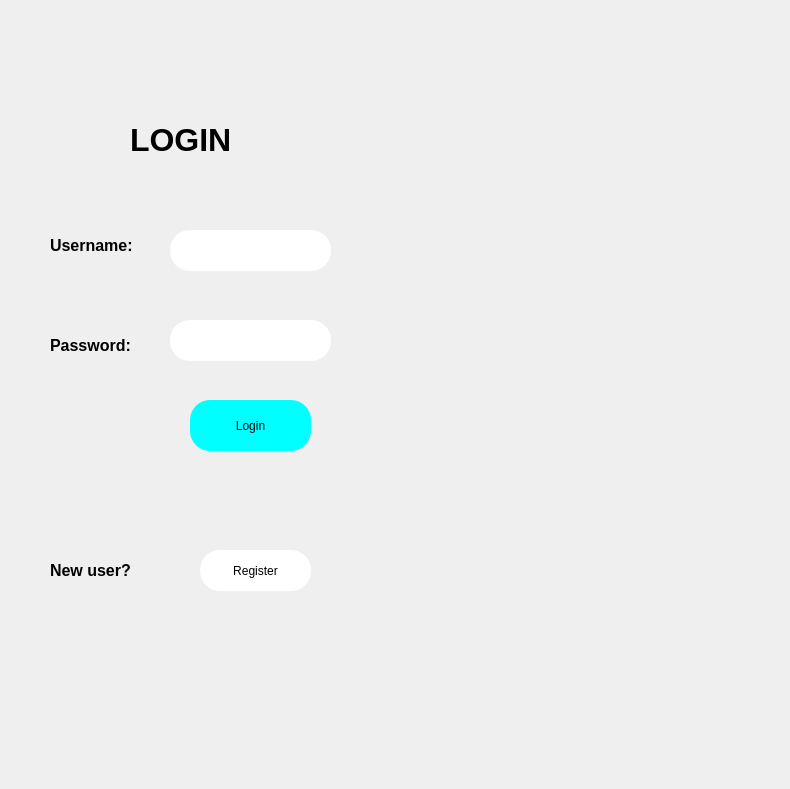
<?xml version="1.0" encoding="UTF-8"?>
<ui version="4.0">
 <class>Dialog</class>
 <widget class="QDialog" name="Dialog">
  <property name="geometry">
   <rect>
    <x>0</x>
    <y>0</y>
    <width>790</width>
    <height>789</height>
   </rect>
  </property>
  <property name="windowTitle">
   <string>Dialog</string>
  </property>
  <property name="styleSheet">
   <string notr="true">background-color:gb(170, 170, 255)</string>
  </property>
  <widget class="QLabel" name="error">
   <property name="geometry">
    <rect>
     <x>50</x>
     <y>250</y>
     <width>271</width>
     <height>31</height>
    </rect>
   </property>
   <property name="styleSheet">
    <string notr="true">font: 75 12pt &quot;MS Shell Dlg 2&quot;;
color:red;</string>
   </property>
   <property name="text">
    <string/>
   </property>
  </widget>
  <widget class="QWidget" name="widget1" native="true">
   <property name="geometry">
    <rect>
     <x>-10</x>
     <y>-10</y>
     <width>800</width>
     <height>800</height>
    </rect>
   </property>
   <property name="minimumSize">
    <size>
     <width>0</width>
     <height>0</height>
    </size>
   </property>
   <property name="maximumSize">
    <size>
     <width>800</width>
     <height>800</height>
    </size>
   </property>
   <property name="styleSheet">
    <string notr="true">QWidget#widget1{background-image: url(:/newPrefix/Downloads/login_img.jpg);}



</string>
   </property>
   <widget class="QLineEdit" name="namefield">
    <property name="geometry">
     <rect>
      <x>180</x>
      <y>240</y>
      <width>161</width>
      <height>41</height>
     </rect>
    </property>
    <property name="styleSheet">
     <string notr="true">background-color:rgb(255, 255, 255);
border-radius:20px;
font: 75 14pt &quot;MS Shell Dlg 2&quot;;</string>
    </property>
   </widget>
   <widget class="QLabel" name="label_5">
    <property name="geometry">
     <rect>
      <x>60</x>
      <y>230</y>
      <width>111</width>
      <height>51</height>
     </rect>
    </property>
    <property name="maximumSize">
     <size>
      <width>800</width>
      <height>800</height>
     </size>
    </property>
    <property name="styleSheet">
     <string notr="true"/>
    </property>
    <property name="text">
     <string>&lt;html&gt;&lt;head/&gt;&lt;body&gt;&lt;p&gt;&lt;span style=&quot; font-size:12pt; font-weight:600;&quot;&gt;Username:&lt;/span&gt;&lt;/p&gt;&lt;/body&gt;&lt;/html&gt;</string>
    </property>
   </widget>
   <widget class="QLabel" name="label_4">
    <property name="geometry">
     <rect>
      <x>60</x>
      <y>330</y>
      <width>111</width>
      <height>51</height>
     </rect>
    </property>
    <property name="styleSheet">
     <string notr="true"/>
    </property>
    <property name="text">
     <string>&lt;html&gt;&lt;head/&gt;&lt;body&gt;&lt;p&gt;&lt;span style=&quot; font-size:12pt; font-weight:600;&quot;&gt;Password:&lt;/span&gt;&lt;/p&gt;&lt;/body&gt;&lt;/html&gt;</string>
    </property>
   </widget>
   <widget class="QLineEdit" name="passwordfield">
    <property name="geometry">
     <rect>
      <x>180</x>
      <y>330</y>
      <width>161</width>
      <height>41</height>
     </rect>
    </property>
    <property name="styleSheet">
     <string notr="true">background-color:rgb(255, 255, 255);
border-radius:20px;
font: 75 14pt &quot;MS Shell Dlg 2&quot;;</string>
    </property>
   </widget>
   <widget class="QPushButton" name="login">
    <property name="geometry">
     <rect>
      <x>200</x>
      <y>410</y>
      <width>121</width>
      <height>51</height>
     </rect>
    </property>
    <property name="styleSheet">
     <string notr="true">background-color:aqua;
font: 75 10pt &quot;MS Shell Dlg 2&quot;;
border-radius:20px</string>
    </property>
    <property name="text">
     <string>Login</string>
    </property>
   </widget>
   <widget class="QLabel" name="label">
    <property name="geometry">
     <rect>
      <x>60</x>
      <y>540</y>
      <width>111</width>
      <height>81</height>
     </rect>
    </property>
    <property name="text">
     <string>&lt;html&gt;&lt;head/&gt;&lt;body&gt;&lt;p&gt;&lt;span style=&quot; font-size:12pt; font-weight:600;&quot;&gt;New user?&lt;/span&gt;&lt;/p&gt;&lt;/body&gt;&lt;/html&gt;</string>
    </property>
   </widget>
   <widget class="QLabel" name="label_2">
    <property name="geometry">
     <rect>
      <x>140</x>
      <y>110</y>
      <width>141</width>
      <height>81</height>
     </rect>
    </property>
    <property name="styleSheet">
     <string notr="true">font: 75 20pt &quot;MS Shell Dlg 2&quot;;</string>
    </property>
    <property name="text">
     <string>&lt;html&gt;&lt;head/&gt;&lt;body&gt;&lt;p&gt;&lt;span style=&quot; font-size:24pt; font-weight:600;&quot;&gt;LOGIN&lt;/span&gt;&lt;/p&gt;&lt;/body&gt;&lt;/html&gt;</string>
    </property>
   </widget>
   <widget class="QPushButton" name="registerin">
    <property name="geometry">
     <rect>
      <x>210</x>
      <y>560</y>
      <width>111</width>
      <height>41</height>
     </rect>
    </property>
    <property name="styleSheet">
     <string notr="true">background-color: rgb(255, 255, 255);
font: 75 10pt &quot;MS Shell Dlg 2&quot;;
border-radius:20px;
</string>
    </property>
    <property name="text">
     <string>Register</string>
    </property>
   </widget>
   <widget class="QLabel" name="error1">
    <property name="geometry">
     <rect>
      <x>60</x>
      <y>490</y>
      <width>281</width>
      <height>41</height>
     </rect>
    </property>
    <property name="styleSheet">
     <string notr="true">
color: rgb(255, 0, 0);
font: 75 11pt &quot;MS Shell Dlg 2&quot;;</string>
    </property>
    <property name="text">
     <string/>
    </property>
   </widget>
  </widget>
 </widget>
 <resources>
  <include location="../qrc/login.qrc"/>
 </resources>
 <connections/>
</ui>
